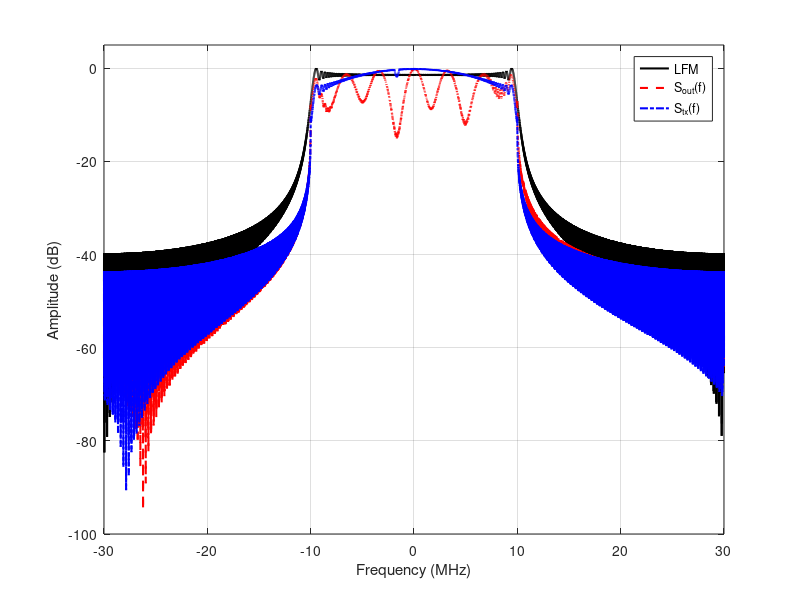
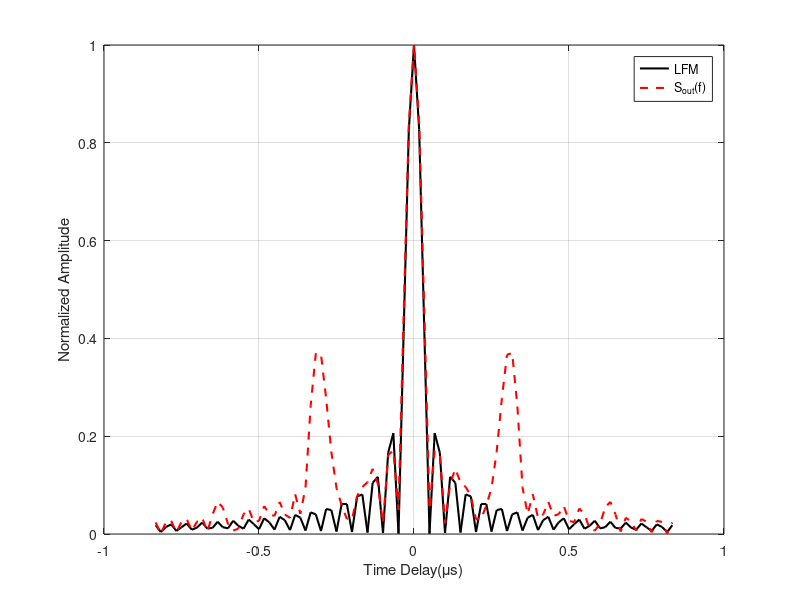
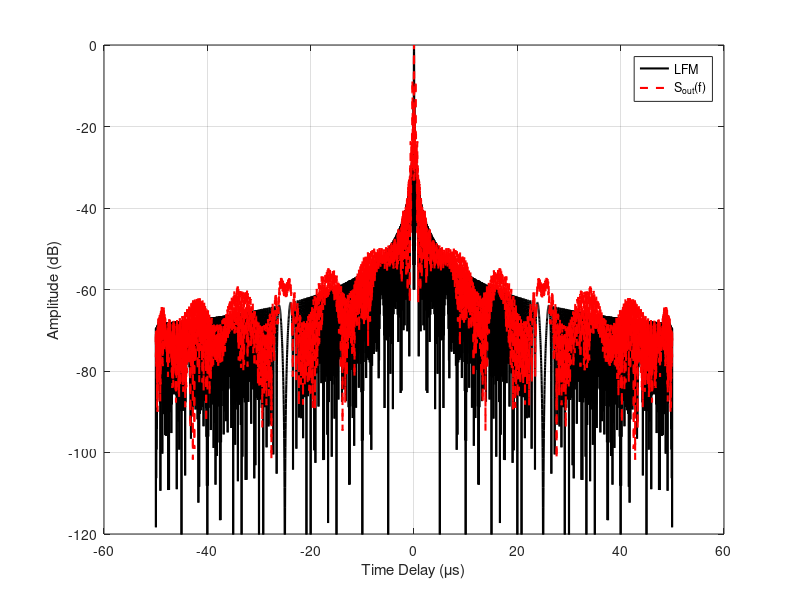
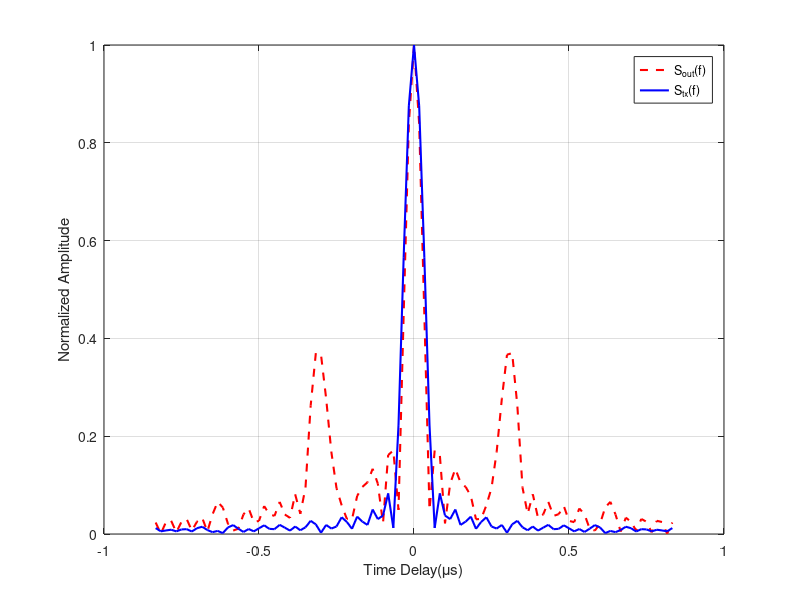

The MATLAB script that drew these images, in order: (Note: this script raises an error after producing the figures.)
clc;clear;close all;

%% 发射端LFM预补偿算法
clear; close all; clc;

%% 步骤0: 仿真参数设置
% 雷达参数
B = 20e6;               % 带宽: 20 MHz
T_pulse = 50e-6;        % 脉宽: 50 μs
fs = 60e6;              % 采样率: 60 MHz

% 处理参数
N_pulse = round(T_pulse * fs);      % 脉冲内采样点数
N_fft = 2^nextpow2(N_pulse * 8);    % FFT点数（8倍过采样）
freq = (-N_fft/2:N_fft/2-1) * (fs/N_fft);  % 频率轴

% 补偿参数
alpha_reg = 1e-2;       % 正则化因子系数（增大了）
A_max = 4.0;            % 最大增益限制（适当增大）

% 显示参数
f_center_idx = find(abs(freq)<=B/2);

%% 步骤0.1: 生成增强的系统频率响应 H[k]
% 增强幅度响应：更大的波动和不平坦度
H_mag = zeros(N_fft, 1);
H_mag(f_center_idx) = 0.7 + 0.4*cos(2*pi*freq(f_center_idx)/B*6) .* ...
                      exp(-(freq(f_center_idx)/(0.5*B)).^2) + ...
                      0.1*sin(2*pi*freq(f_center_idx)/B*3);

% 增强相位响应：更大的非线性相位失真
H_phase = zeros(N_fft, 1);
H_phase(f_center_idx) = 0.4*pi*(freq(f_center_idx)/B).^3 + ...
                        0.3*pi*sin(2*pi*freq(f_center_idx)/B*5) + ...
                        0.05*pi*(freq(f_center_idx)/B).^2;

% 组合成复数频率响应
H_k = H_mag .* exp(1j*H_phase);
H_k = fftshift(H_k);  % 转换为MATLAB的FFT顺序

%% 步骤1: 生成理想LFM信号及其频谱
% 生成时域LFM信号
t = (-N_pulse/2:N_pulse/2-1)' / fs;
k_chirp = B / T_pulse;  % 调频率
s_lfm = exp(1j * pi * k_chirp * t.^2);  % 基带LFM

% 过采样并补零到FFT长度
s_lfm_padded = zeros(N_fft, 1);
s_lfm_padded(1:N_pulse) = s_lfm;

% 计算LFM频谱
S_LFM_k = fft(s_lfm_padded, N_fft);

% 设置目标参考频谱 R[k]（使用未加权的理想LFM频谱）
R_k = S_LFM_k;

%% 步骤2: 计算发射端预补偿谱（幅度+相位全补偿）
% 计算正则化项：使用均值而不是最大值，更稳定
epsilon = alpha_reg * mean(abs(H_k .* S_LFM_k));

% 核心补偿公式：G_tx[k] = R[k] / (H[k] * S_LFM[k] + ε)
G_tx_k = R_k ./ (H_k .* S_LFM_k + epsilon);

% 幅度限制：防止过高的增益导致PA饱和
G_tx_mag = abs(G_tx_k);
max_G = max(G_tx_mag);
if max_G > A_max
    G_tx_k = G_tx_k ./ max(1, G_tx_mag/A_max);
end

%% 步骤3: 频域窗/带宽约束 - 使用矩形窗
% 创建海明窗：带宽内为1，带宽外为0
f_idx = find(abs(freq)<=B);
%创建海明窗
hamming_window = zeros(N_fft, 1);
% 生成对应带宽长度的海明窗（仅在LFM信号带宽内施加海明窗，带宽外为0）
hamming_win_local = hamming(length(f_idx));  % 生成局部海明窗
hamming_window(f_idx) = hamming_win_local;   % 填充到频域对应位置
W_k = fftshift(hamming_window);      % 转换为FFT顺序
% 应用海明窗
G_tx_k_windowed = G_tx_k .* W_k;

%% 步骤4: 形成发射频谱并IFFT回时域
% 应用预补偿：S_tx[k] = S_LFM[k] * G_tx[k] * W[k]
S_tx_k = S_LFM_k .* G_tx_k_windowed;

% IFFT得到时域信号
s_tx_time = ifft(S_tx_k, N_fft);

% 截取有效部分（保留原始脉冲长度）
s_tx_pulse = s_tx_time(1:N_pulse);

% 能量归一化（而不是幅度归一化）
s_tx_pulse = s_tx_pulse / sqrt(sum(abs(s_tx_pulse).^2));

%% 步骤5: 准备对比信号（统一能量归一化）
% 情况1: 理想LFM（作为参考基准）
s_ideal = s_lfm / sqrt(sum(abs(s_lfm).^2));

% 情况2: 原始LFM经过系统H（无预补偿）
S_LFM_full = fft(s_lfm_padded, N_fft);
S_with_H = S_LFM_full .* H_k;  % 经过系统响应
s_with_H_time = ifft(S_with_H, N_fft);
s_with_H = s_with_H_time(1:N_pulse);
s_with_H = s_with_H / sqrt(sum(abs(s_with_H).^2));

% 情况3: 预补偿LFM经过系统H（有预补偿）
S_tx_full = fft(s_tx_time, N_fft);  % 预补偿信号频谱
S_tx_with_H = S_tx_full .* H_k;  % 经过系统响应
s_tx_with_H_time = ifft(S_tx_with_H, N_fft);
s_tx_with_H = s_tx_with_H_time(1:N_pulse);
s_tx_with_H = s_tx_with_H / sqrt(sum(abs(s_tx_with_H).^2));

%% 步骤6: 自相关分析
% 计算自相关函数
t_corr = (-N_pulse+1:N_pulse-1) / fs * 1e6;  % 微秒

% 计算三种情况的自相关
auto_corr_ideal = xcorr(s_ideal, s_ideal);
auto_corr_no_comp = xcorr(s_with_H, s_with_H);
auto_corr_with_comp = xcorr(s_tx_with_H, s_tx_with_H);

% 归一化自相关（能量归一化）
auto_corr_ideal = auto_corr_ideal / max(abs(auto_corr_ideal));
auto_corr_no_comp = auto_corr_no_comp / max(abs(auto_corr_no_comp));
auto_corr_with_comp = auto_corr_with_comp / max(abs(auto_corr_with_comp));

% 转换为dB显示
auto_corr_ideal_db = 20*log10(abs(auto_corr_ideal) + 1e-10);
auto_corr_no_comp_db = 20*log10(abs(auto_corr_no_comp) + 1e-10);
auto_corr_with_comp_db = 20*log10(abs(auto_corr_with_comp) + 1e-10);

center_idx = ceil(length(t_corr)/2);
range_idx = center_idx-50:center_idx+50;
%% 步骤7: 综合性能分析
% 频域对比
figure(1);
s_ideal_padded = zeros(N_fft, 1);
s_ideal_padded(1:N_pulse) = s_ideal;
S_ideal_mag = fftshift(abs(fft(s_ideal_padded, N_fft)));

s_with_H_padded = zeros(N_fft, 1);
s_with_H_padded(1:N_pulse) = s_with_H;
S_no_comp_mag = fftshift(abs(fft(s_with_H_padded, N_fft)));

s_tx_with_H_padded = zeros(N_fft, 1);
s_tx_with_H_padded(1:N_pulse) = s_tx_with_H;
S_with_comp_mag = fftshift(abs(fft(s_tx_with_H_padded, N_fft)));

plot(freq/1e6, 20*log10(S_ideal_mag/max(S_ideal_mag)), 'k-', 'LineWidth', 1.5); hold on;
plot(freq/1e6, 20*log10(S_no_comp_mag/max(S_no_comp_mag)), 'r--', 'LineWidth', 1.5);
plot(freq/1e6, 20*log10(S_with_comp_mag/max(S_with_comp_mag)), 'b-.', 'LineWidth', 1.5);
xlim([-B/1e6*1.5, B/1e6*1.5]); ylim([-100, 5]);
xlabel('Frequency (MHz)'); ylabel('Amplitude (dB)');
legend('LFM', 'S_{out}(f)', 'S_{tx}(f)', 'Location', 'best');
grid on;

% 理想和无补偿自相关
% 归一化
figure(2);
plot(t_corr(range_idx), abs(auto_corr_ideal(range_idx)), 'k-', 'LineWidth', 1.5); hold on;
plot(t_corr(range_idx), abs(auto_corr_no_comp(range_idx)), 'r--', 'LineWidth', 1.5);
xlabel('Time Delay(μs)'); ylabel('Normalized Amplitude');
legend('LFM', 'S_{out}(f)', 'Location', 'best');
grid on;

% 对数
figure(3)
plot(t_corr, auto_corr_ideal_db, 'k-', 'LineWidth', 1.5); hold on;
plot(t_corr, auto_corr_no_comp_db, 'r--', 'LineWidth', 1.5);
xlabel('Time Delay (μs)'); ylabel('Amplitude (dB)');
legend('LFM', 'S_{out}(f)', 'Location', 'best');
grid on;
ylim([-120, 0]);

% 预补偿和无补偿自相关
% 归一化
figure(4);
plot(t_corr(range_idx), abs(auto_corr_no_comp(range_idx)), 'r--', 'LineWidth', 1.5);hold on;
plot(t_corr(range_idx), abs(auto_corr_with_comp(range_idx)), 'b-', 'LineWidth', 1.5);
xlabel('Time Delay(μs)'); ylabel('Normalized Amplitude');
legend( 'S_{out}(f)', 'S_{tx}(f)', 'Location', 'best');
grid on;

% 对数
figure(5);
plot(t_corr, auto_corr_no_comp_db, 'r--', 'LineWidth', 1.5); hold on;
plot(t_corr, auto_corr_with_comp_db, 'b-', 'LineWidth', 1.5);
xlabel('Time Delay (μs)'); ylabel('Amplitude (dB)');
legend(  'S_{out}(f)', 'S_{tx}(f)', 'Location', 'best');
grid on;
ylim([-120, 0]);

figure(6);
plot(t*1e6, real(s_ideal), 'k-', 'LineWidth', 1.5); hold on;
plot(t*1e6, real(s_with_H), 'r--', 'LineWidth', 1.5);
xlabel('Time (μs)'); ylabel('Amplitude');
legend('LFM', 'S_{out}(f)', 'Location', 'best');
grid on;

figure(7);
plot(freq/1e6, 20*log10(S_ideal_mag/max(S_ideal_mag)), 'k-', 'LineWidth', 1.5); hold on;
plot(freq/1e6, 20*log10(S_no_comp_mag/max(S_no_comp_mag)), 'r--', 'LineWidth', 1.5);
xlim([-B/1e6*1.5, B/1e6*1.5]);ylim([-50, 0]);
xlabel('Frequency (MHz)'); ylabel('Amplitude (dB)');
legend('LFM', 'S_{out}(f)', 'Location', 'best');
grid on;

figure(8);
plot(t_corr(range_idx), abs(auto_corr_ideal(range_idx)), 'k-', 'LineWidth', 1.5); hold on;
plot(t_corr(range_idx), abs(auto_corr_no_comp(range_idx)), 'r--', 'LineWidth', 1.5);
plot(t_corr(range_idx), abs(auto_corr_with_comp(range_idx)), 'b-.', 'LineWidth', 1.5);
xlabel('Time Delay(μs)'); ylabel('Normalized Amplitude');
legend('LFM', 'S_{out}(t)', 'S_{tx}(t)', 'Location', 'best');
grid on;

figure(9);
plot(freq/1e6, unwrap(angle(fftshift(fft(s_ideal_padded, N_fft)))), 'k-', 'LineWidth', 1.5); hold on;
plot(freq/1e6, unwrap(angle(fftshift(fft(s_with_H_padded, N_fft)))), 'r--', 'LineWidth', 1.5);
plot(freq/1e6, unwrap(angle(fftshift(fft(s_tx_with_H_padded, N_fft)))), 'b-.', 'LineWidth', 1.5);
xlim([-B/1e6*1.5, B/1e6*1.5]);
xlabel('Frequency (MHz)'); ylabel('Phase (rad)');
legend('LFM', 'S_{out}(f)','S_{tx}(f)', 'Location', 'best');
grid on;

figure(10);
plot(freq/1e6, unwrap(angle(fftshift(fft(s_lfm_padded, N_fft)))), 'k-', 'LineWidth', 1.5); hold on;
plot(freq/1e6, unwrap(angle(fftshift(fft(s_with_H_padded, N_fft)))), 'r--', 'LineWidth', 1.5);
xlim([-B/1e6*1.5, B/1e6*1.5]);
xlabel('Frequency (MHz)'); ylabel('Phase (rad)');
legend('LFM', 'S_{out}(f)', 'Location', 'best');
grid on;

%% 步骤8: 传统窗对比（矩形窗/汉宁窗/海明窗/布莱克曼窗）
window_names = {'Rectangular', 'Hann', 'Hamming', 'Blackman'};
num_windows = numel(window_names);

auto_corr_windows_db = zeros(2*N_pulse-1, num_windows);
PSLR_windows = zeros(num_windows, 1);
ISLR_windows = zeros(num_windows, 1);
MW_windows = zeros(num_windows, 1);
PAPR_windows = zeros(num_windows, 1);

for i = 1:num_windows
    % 生成传统窗（频域带宽固定为 B）
    f_idx_win = find(abs(freq) <= B/2);
    win_full = zeros(N_fft, 1);

    switch window_names{i}
        case 'Rectangular'
            local_win = rectwin(length(f_idx_win));
        case 'Hann'
            local_win = hann(length(f_idx_win));
        case 'Hamming'
            local_win = hamming(length(f_idx_win));
        case 'Blackman'
            local_win = blackman(length(f_idx_win));
    end

    win_full(f_idx_win) = local_win;
    W_win = fftshift(win_full);

    % 预补偿 + 加窗 + 系统响应
    S_tx_win = S_LFM_k .* (G_tx_k .* W_win);
    s_tx_win_time = ifft(S_tx_win, N_fft);
    S_with_H_win = fft(s_tx_win_time, N_fft) .* H_k;
    s_with_H_win = ifft(S_with_H_win, N_fft);
    s_with_H_win = s_with_H_win(1:N_pulse);
    s_with_H_win = s_with_H_win / sqrt(sum(abs(s_with_H_win).^2));

    % 自相关
    auto_corr_win = xcorr(s_with_H_win, s_with_H_win);
    auto_corr_win = auto_corr_win / max(abs(auto_corr_win));
    auto_corr_windows_db(:, i) = 20*log10(abs(auto_corr_win) + 1e-10);

    % 统计指标
    center_idx_win = ceil(length(auto_corr_win)/2);
    PSLR_windows(i) = compute_pslr_corrected(auto_corr_win, center_idx_win, fs, B);
    ISLR_windows(i) = compute_islr_corrected(auto_corr_win, center_idx_win, fs, B);
    MW_windows(i) = compute_3db_width_corrected(auto_corr_win, center_idx_win, fs, B);
    PAPR_windows(i) = 10*log10(max(abs(s_with_H_win).^2) / (mean(abs(s_with_H_win).^2) + eps));
end

% 传统窗自相关对数对比
figure(11);
plot(t_corr, auto_corr_windows_db(:,1), 'k-', 'LineWidth', 1.3); hold on;
plot(t_corr, auto_corr_windows_db(:,2), 'b--', 'LineWidth', 1.3);
plot(t_corr, auto_corr_windows_db(:,3), 'r-.', 'LineWidth', 1.3);
plot(t_corr, auto_corr_windows_db(:,4), 'm:', 'LineWidth', 1.8);
xlabel('Time Delay (μs)'); ylabel('Amplitude (dB)');
legend(window_names, 'Location', 'best');
grid on; ylim([-120, 0]);
title('Traditional Window Comparison (Autocorrelation, dB)');

% 表格输出（去掉 Figure 12）
window_col = string(window_names(:));
result_tbl = table(window_col, PSLR_windows, ISLR_windows, MW_windows, PAPR_windows, ...
    'VariableNames', {'Window', 'PSLR_dB', 'ISLR_dB', 'MW_us', 'PAPR_dB'});

fprintf('\n=== Traditional Window Comparison Table ===\n');
disp(result_tbl);

%% 辅助函数
function pslr = compute_pslr_corrected(corr_signal, peak_idx, fs, B)
    mainlobe_width_samples = ceil(2 * fs / B);
    mainlobe_start = max(1, peak_idx - mainlobe_width_samples);
    mainlobe_end = min(length(corr_signal), peak_idx + mainlobe_width_samples);

    mask = true(length(corr_signal), 1);
    mask(mainlobe_start:mainlobe_end) = false;

    if sum(mask) == 0
        pslr = -5;
        return;
    end

    sidelobe_peak = max(abs(corr_signal(mask)));
    mainlobe_peak = abs(corr_signal(peak_idx));
    if mainlobe_peak > 0
        pslr = 20*log10(sidelobe_peak / mainlobe_peak);
    else
        pslr = -inf;
    end
end

function islr = compute_islr_corrected(corr_signal, peak_idx, fs, B)
    mainlobe_width_samples = ceil(2 * fs / B);
    mainlobe_start = max(1, peak_idx - mainlobe_width_samples);
    mainlobe_end = min(length(corr_signal), peak_idx + mainlobe_width_samples);

    mainlobe_energy = sum(abs(corr_signal(mainlobe_start:mainlobe_end)).^2);
    mask = true(length(corr_signal), 1);
    mask(mainlobe_start:mainlobe_end) = false;
    sidelobe_energy = sum(abs(corr_signal(mask)).^2);

    if mainlobe_energy > 0
        islr = 10*log10(sidelobe_energy / mainlobe_energy + eps);
    else
        islr = inf;
    end
end

function bw_3db = compute_3db_width_corrected(corr_signal, peak_idx, fs, B)
    corr_mag = abs(corr_signal);
    peak_value = corr_mag(peak_idx);
    threshold_3db = peak_value / sqrt(2);

    left_idx = peak_idx;
    while left_idx > 1 && corr_mag(left_idx) >= threshold_3db
        left_idx = left_idx - 1;
    end

    right_idx = peak_idx;
    while right_idx < length(corr_mag) && corr_mag(right_idx) >= threshold_3db
        right_idx = right_idx + 1;
    end

    width_samples = right_idx - left_idx;
    bw_3db = width_samples / fs * 1e6;  % us

    if bw_3db <= 0 || bw_3db > 100
        bw_3db = 0.886 / B * 1e6;
    end
end
